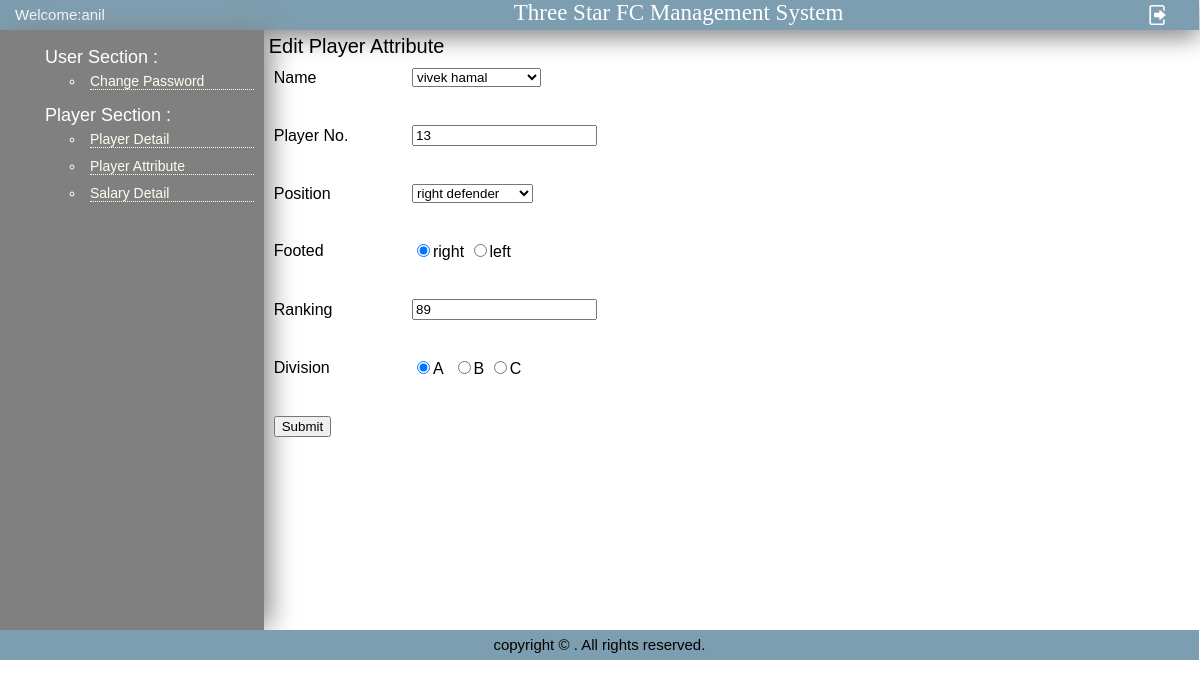
The page /edit_attribute.php (signed in) on the database its author committed.
### tables this page shows
CREATE TABLE `users` (
  `username` varchar(100) DEFAULT NULL,
  `email` varchar(100) DEFAULT NULL,
  `password` varchar(100) DEFAULT NULL,
  `admin_id` int(11) NOT NULL
);

CREATE TABLE `attribute` (
  `att_id` int(11) NOT NULL,
  `player_id` int(11) DEFAULT NULL,
  `player_no` int(11) DEFAULT NULL,
  `position` varchar(20) DEFAULT NULL,
  `footed` varchar(10) DEFAULT NULL,
  `ranking` int(11) DEFAULT NULL,
  `division` char(1) DEFAULT NULL
);

### edit_attribute.php (the view, shortened to what this page needs)
<?php
include 'include/config.php';
if ($_SESSION['username'] == "admin")
include("include/header_admin.php");
else
include("include/header.php");
?>
<?php
    $query = "SELECT p.id,a.player_no,a.position,a.footed,a.ranking,a.division FROM attribute as a INNER JOIN player_detail as p on a.player_id = p.id";
    $result = mysqli_query($con,$query);
    $row = mysqli_fetch_array($result);
?>
<div id="pagename">Edit Player Attribute</div>
<br /><br />
<form action="<?php echo 'edit_attribute.php';?>" method="post">
    <table class="formshade" border="0" width="50%" cellspacing="0" cellpadding="5">
        <tr>
            <td>Name</td>
            <td><select name="player_id" id="player_id" required>
                            <?php
                                $result = mysqli_query($con,"select id, name from player_detail order by name");
                                while($rows = mysqli_fetch_array($result)) {
                            ?>
                                <option value="<?= $rows['id']?>" <?php if($rows['id'] == $row['id']) echo "selected"?> >
									<?= $rows['name']?>
                                </option>
                            <?php
                                }
                            ?>
               </select></td>
          </tr>
        <tr><td colspan="2">&nbsp;</td></tr>
        <tr>
            <td>Player No.</td>
            <td><input type="text" name="player_no" value="<?php echo $row['player_no'];?>" required /></td>
        </tr>
        <tr><td colspan="2">&nbsp;</td></tr>
        <tr>
            <td>Position</td>
            <td><select name="position" id="position" required>
                        <option value="right defender" <?php if($row['position'] == "right defender") echo "selected"?>>right defender</option>
                </select></td>
        </tr>
        <tr><td colspan="2">&nbsp;</td></tr>
        <tr>
            <td>Footed</td>
            <td><input type="radio" name="footed" value="right" checked/>right&nbsp;<input type="radio" name="footed" value="left" <?php if($row['footed'] == "left") echo "checked"?>/>left</td>
        </tr>
        <tr><td colspan="2">&nbsp;</td></tr>
        <tr>
            <td>Ranking</td>
            <td><input type="text" name="ranking" value="<?php echo $row['ranking'];?>" required/></td>
        </tr>
        <tr><td colspan="2">&nbsp;</td></tr>
        <tr>
            <td>Division</td>
            <td><input type="radio" name="division" value="A" checked/>A&nbsp;
            <input type="radio" name="division" value="B" <?php if($row['division'] == "B") echo "checked"?>/>B&nbsp;<input type="radio" name="division" value="C" <?php if($row['division'] == "C") echo "checked"?>/>C</td>
        </tr>
        <tr><td colspan="2">&nbsp;</td></tr>
         <tr>
            <td colspan="2"><input type="submit" name="update" value="Submit" /></td>
        </tr>
    </table>
</form>
 <?php
include 'include/footer.php'
?>

### include/header.php (shortened to what this page needs)
<html>
    <head>
    </head>
    <body>
	<div class="container">
    <div id="header">
        <div id="welcome"><a href="first.php">Welcome:<?php echo $_SESSION['username']?></a></div>
        <div id="siteName"> Three Star FC Management System</div>
        <div id="logout"><a href="index.php"><img src="include/logout.png" alt="logout"></a>
        </div>
    </div>
    <div id="main">
        <div id="sidebar">
        	<ul>
                <li class="sidebar_header">User Section :
                <ul> <?php
				$query = "select * from users where username='".$_SESSION['username']."'";
					$result = mysqli_query($con,$query);
					while($row = mysqli_fetch_array($result))
					{
				?>
				    <li><a href="<?php echo  'change_pswd_users.php?id='.$row['admin_id'];?>">Change Password</a></li>
				<?php } ?>
                </ul>
                </li>
                <li class="sidebar_header">Player Section :
                    <ul>
                    	<li><a href="player_detail.php">Player Detail</a></li>
                    	<li><a href="attribute.php">Player Attribute</a></li>
						<li><a href="salary.php">Salary Detail</a></li>
                	</ul>
                </li>
            </ul>
        </div>
        <div id="content">
        	<div id="content-body">

### include/header.php (style rules this page uses)
body { margin:0px; width:99.9%; font-family: Arial, Helvetica, sans-serif; font-size:12px; }
a { text-decoration: none; }
#header { background-color:#7D9EB0; box-shadow: 0 7px 24px #808080; margin:0px; width:100%; height:30px; }
#welcome { line-height:30px; text-indent:15px; margin:0px; width:22%; height: 30px; float:left; }
#welcome a { text-decoration: none; color:white; font-size:15px }
#siteName { width:72%; height:30px; margin:0px; float:left; text-indent:250px; font-size:23px; font-family: "Times New Roman","Trebuchet MS"; color:white; }
#logout { float:left; }
#logout img { padding-left:20px; padding-top:5px; padding-top:5px; width:20px; height:20px; }
#main { width:100%; margin:0px; float:left; }
#sidebar { background-color:#808080; box-shadow: 8px 0 26px -3px #808080; display:inline; width:22%; margin:0px; float:left; min-height:600px; }
#sidebar a { display:block; padding:0px; border-bottom:1px dotted #FDFDF0; text-decoration:none; color:#FDFDF0; }
ul li { padding: 5px; font-size:14px; }
.sidebar_header { list-style:none; font-size:18px; color:white; }
#content { margin:0%; width:77%; float:left; min-height:600px; display:inline; }
#pagename { font-size:20px; width:70%; float:left; }
#content-body { padding:5px; }
table { border-color: white; }

### rows shown on the page
attribute: player_no "13", position "right defender", ranking "89"

### other values the page prints
$_SESSION['username'] "anil"
form field player_id "vivek hamal"
